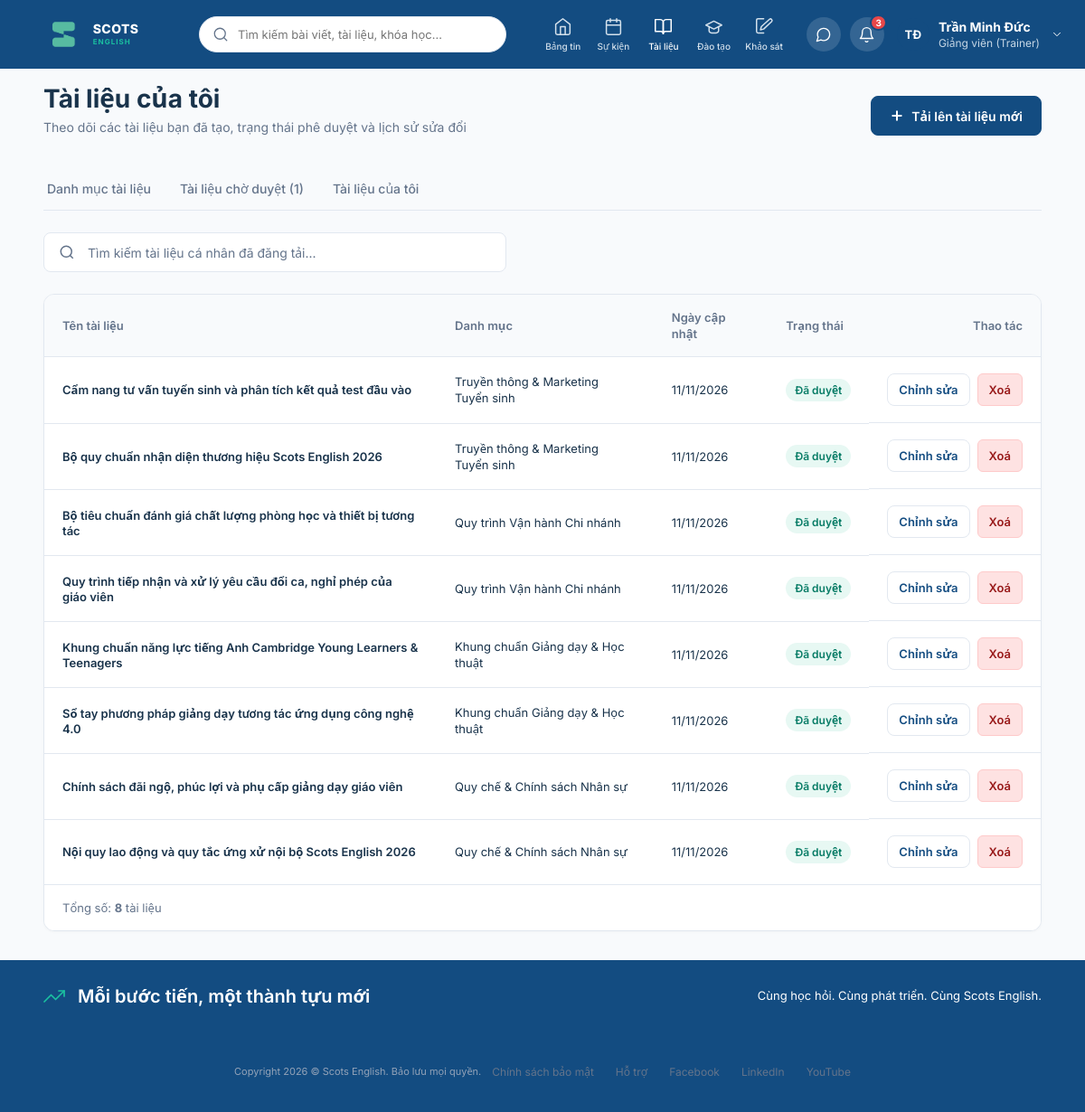
/documents/my_docs/ (signed in), run on the app's committed database.
### documents/models.py (models this page shows, shortened)
class Document(models.Model):
    STATUS_CHOICES = [
        ('PENDING', 'Chờ duyệt'),
        ('APPROVED', 'Đã duyệt'),
        ('REJECTED', 'Từ chối'),
    ]
    SCOPE_CHOICES = [
        ('ALL', 'Toàn hệ thống'),
        ('DEPARTMENT', 'Giới hạn theo phòng ban'),
    ]
    REQUEST_TYPE_CHOICES = [
        ('NEW', 'Tạo mới'),
        ('UPDATE', 'Cập nhật'),
    ]
    title = models.CharField("Tiêu đề tài liệu", max_length=255)
    code = models.CharField("Mã tài liệu", max_length=50, blank=True, null=True)
    category = models.ForeignKey(
        DocumentCategory,
        on_delete=models.CASCADE,
        related_name='documents',
        verbose_name="Danh mục"
    )
    description = models.TextField("Mô tả nội dung", blank=True)
    file = models.FileField("Tệp tài liệu (PDF/DOCX/PPTX)", upload_to='documents/%Y/%m/')
    access_scope = models.CharField(
        "Phạm vi truy cập",
        max_length=30,
        choices=SCOPE_CHOICES,
        default='ALL'
    )
    creator = models.ForeignKey(
        settings.AUTH_USER_MODEL,
        on_delete=models.CASCADE,
        related_name='created_documents',
        verbose_name="Người tạo"
    )
    approver = models.ForeignKey(
        settings.AUTH_USER_MODEL,
        on_delete=models.SET_NULL,
        null=True,
        blank=True,
        related_name='assigned_documents',
        verbose_name="Người duyệt (Trưởng phòng)"
    )
    status = models.CharField(
        "Trạng thái",
        max_length=20,
        choices=STATUS_CHOICES,
        default='PENDING'
    )
    request_type = models.CharField(
        "Tình trạng gửi duyệt",
        max_length=20,
        choices=REQUEST_TYPE_CHOICES,
        default='NEW'
    )
    rejection_reason = models.TextField("Lý do từ chối", blank=True, null=True)
    created_at = models.DateTimeField("Ngày tạo", auto_now_add=True)
    updated_at = models.DateTimeField("Lần cập nhật gần nhất", auto_now=True)
    approved_at = models.DateTimeField("Ngày duyệt", null=True, blank=True)
    class Meta:
        verbose_name = "Tài liệu"
        verbose_name_plural = "Tài liệu"
        ordering = ['-updated_at']

class DocumentCategory(models.Model):
    name = models.CharField("Tên danh mục", max_length=150)
    code = models.CharField("Mã danh mục", max_length=150, unique=True, blank=True)
    icon_name = models.CharField("Tên biểu tượng (Icon)", max_length=100, default='folder', blank=True)
    description = models.TextField("Mô tả ngắn", max_length=500, blank=True)
    display_order = models.PositiveIntegerField("Thứ tự hiển thị", default=0)
    created_time = models.DateTimeField("Thời gian tạo", auto_now_add=True)
    class Meta:
        verbose_name = "Danh mục tài liệu"
        verbose_name_plural = "Danh mục tài liệu"
        ordering = ['display_order', 'name']

### documents/views.py (the view)
# urls.py: path('my_docs/', views.document_my_docs, name='document_my_docs'),
def document_my_docs(request):
    search_query = request.GET.get('q', '').strip()
    user = _get_acting_user(request)
    if request.method == 'POST' and 'delete_doc_id' in request.POST:
        doc_to_delete = get_object_or_404(Document, id=request.POST.get('delete_doc_id'))
        doc_to_delete.delete()
        return redirect('document_my_docs')
    my_documents = Document.objects.select_related('category', 'approver').filter(creator=user)
    if search_query:
        my_documents = my_documents.filter(title__icontains=search_query)
    paginator = Paginator(my_documents, 10)
    page_number = request.GET.get('page')
    page_obj = paginator.get_page(page_number)
    context = {
        'page_obj': page_obj,
        'documents': page_obj,
        'pending_count': Document.objects.filter(status='PENDING').count(),
        'search_query': search_query,
    }
    return render(request, 'documents_my_docs.html', context)

### documents/templates/documents_my_docs.html (shortened to what this page needs)
{% extends 'base.html' %}
{% block content %}
  <main class="doc-workspace">
    <header class="doc-header">
      <div>
        <h1 class="doc-header-title">Tài liệu của tôi</h1>
        <p class="doc-header-subtitle">Theo dõi các tài liệu bạn đã tạo, trạng thái phê duyệt và lịch sử sửa đổi</p>
      </div>
      <a href="{% url 'document_create' %}" class="doc-btn doc-btn-primary">
        <svg width="16" height="16" viewBox="0 0 16 16" fill="none" stroke="currentColor" stroke-width="2">
          <path d="M8 3.333v9.334M3.333 8h9.334" stroke-linecap="round" stroke-linejoin="round"/>
        </svg>
        Tải lên tài liệu mới
      </a>
    </header>
    <nav class="doc-tabs">
      <a href="{% url 'documents' %}" class="doc-tab">Danh mục tài liệu</a>
      {% if request.user.is_superuser or request.user.is_staff %}
        <a href="{% url 'document_approve' %}" class="doc-tab">
          Tài liệu chờ duyệt ({{ pending_count|default:0 }})
        </a>
      {% endif %}
      <a href="{% url 'document_my_docs' %}" class="doc-tab">Tài liệu của tôi</a>
    </nav>
    <form method="get" action="{% url 'document_my_docs' %}" class="doc-toolbar">
      <div class="doc-search-box">
        <svg width="18" height="18" viewBox="0 0 24 24" fill="none" stroke="#64748b" stroke-width="2">
          <circle cx="11" cy="11" r="8"></circle>
          <path d="m21 21-4.35-4.35"></path>
        </svg>
        <input type="text" name="q" value="{{ search_query|default:'' }}" placeholder="Tìm kiếm tài liệu cá nhân đã đăng tải...">
      </div>
    </form>
    <section class="doc-table-card">
      <table class="doc-table">
        <thead>
          <tr>
            <th>Tên tài liệu</th>
            <th>Danh mục</th>
            <th>Ngày cập nhật</th>
            <th>Trạng thái</th>
            <th style="text-align: right;">Thao tác</th>
          </tr>
        </thead>
        <tbody>
          {% for doc in documents %}
            <tr>
              <td class="doc-table-title">
                <a href="{% url 'document_edit' id=doc.id %}">{{ doc.title }}</a>
              </td>
              <td>{{ doc.category.name|default:"--" }}</td>
              <td>{{ doc.updated_at|date:"d/m/Y" }}</td>
              <td>
                {% if doc.status == 'APPROVED' %}
                  <span class="doc-badge doc-badge-approved">Đã duyệt</span>
                {% elif doc.status == 'PENDING' %}
                  <span class="doc-badge doc-badge-pending">Chờ duyệt ({{ doc.get_request_type_display|default:doc.request_type }})</span>
                {% elif doc.status == 'REJECTED' %}
                  <span class="doc-badge" style="background: #fee2e2; color: #991b1b;">Từ chối</span>
                {% endif %}
              </td>
              <td style="text-align: right; display: flex; justify-content: flex-end; gap: 8px;">
                <a href="{% url 'document_edit' id=doc.id %}" class="doc-btn doc-btn-secondary" style="height: 36px; padding: 0 12px; font-size: 13px;">Chỉnh sửa</a>
                <form method="POST" action="{% url 'document_my_docs' %}" onsubmit="return confirm('Bạn có chắc chắn muốn xoá tài liệu này?');" style="margin:0;">
                  <button type="submit" class="doc-btn" style="height: 36px; padding: 0 12px; font-size: 13px; background: #fee2e2; color: #991b1b; border: 1px solid #fecaca; border-radius: 6px; cursor: pointer;">Xoá</button>
                </form>
              </td>
            </tr>
          {% empty %}
            <tr>
              <td colspan="5" style="text-align: center; color: var(--ink-soft); padding: 48px;">
                Bạn chưa tải lên tài liệu nào.
              </td>
            </tr>
          {% endfor %}
        </tbody>
      </table>
      {% if page_obj.has_other_pages %}
        <footer class="doc-table-pagination">
          <div>Hiển thị <strong>{{ page_obj.start_index }} - {{ page_obj.end_index }}</strong> trong tổng số <strong>{{ page_obj.paginator.count }}</strong> tài liệu</div>
          <div class="doc-page-controls">
            {% if page_obj.has_previous %}
              <a href="?page={{ page_obj.previous_page_number }}{% if search_query %}&q={{ search_query }}{% endif %}" class="doc-page-btn">&lt;</a>
            {% else %}
              <span class="doc-page-btn" style="opacity: 0.5; cursor: not-allowed;">&lt;</span>
            {% endif %}
            {% for num in page_obj.paginator.page_range %}
              {% if page_obj.number == num %}
                <span class="doc-page-btn active">{{ num }}</span>
              {% elif num > page_obj.number|add:'-3' and num < page_obj.number|add:'3' %}
                <a href="?page={{ num }}{% if search_query %}&q={{ search_query }}{% endif %}" class="doc-page-btn">{{ num }}</a>
              {% endif %}
            {% endfor %}
            {% if page_obj.has_next %}
              <a href="?page={{ page_obj.next_page_number }}{% if search_query %}&q={{ search_query }}{% endif %}" class="doc-page-btn">&gt;</a>
            {% else %}
              <span class="doc-page-btn" style="opacity: 0.5; cursor: not-allowed;">&gt;</span>
            {% endif %}
          </div>
        </footer>
      {% else %}
         <footer class="doc-table-pagination">
            <div>Tổng số: <strong>{{ documents|length }}</strong> tài liệu</div>
         </footer>
      {% endif %}
    </section>
  </main>
{% endblock %}

### templates/base.html (shortened to what this page needs)
{% load static %}
<!DOCTYPE html>
<html lang="vi">
<head>
  <link rel="stylesheet" href="{% static 'css/main.css' %}?v=20261112b" />
  <script src="https://cdn.tailwindcss.com"></script>
</head>
<body>
<div class="page">
  <header class="topbar">
    <a href="{% url 'home' %}" class="logo" style="text-decoration: none; display: flex; align-items: center; gap: 8px; cursor: pointer;">
      <img class="logo-mark" src="{% static 'img/logo_no_text.png' %}" alt="Scots English" />
      <span class="brand-name">
        <span class="brand-primary">SCOTS</span>
        <span class="brand-secondary">ENGLISH</span>
      </span>
    </a>
    <form method="GET" action="{% url 'home' %}" class="search" style="display: flex; align-items: center; background: #ffffff; border: 1px solid #e2e8f0; border-radius: 9999px; padding: 6px 14px; gap: 8px; width: 340px; margin: 0 16px;">
      <svg class="icon-search" viewBox="0 0 24 24" fill="none" stroke="currentColor" stroke-width="1.7" stroke-linecap="round" stroke-linejoin="round" style="width: 18px; height: 18px; color: #64748b; flex-shrink: 0;">
        <circle cx="11" cy="11" r="8"></circle>
        <line x1="21" y1="21" x2="16.65" y2="16.65"></line>
      </svg>
      <input type="text" name="q" value="{{ search_query|default:'' }}" placeholder="Tìm kiếm bài viết, tài liệu, khóa học..." style="border: none; outline: none; background: transparent; width: 100%; font-size: 13px; color: #1e293b;" />
    </form>
    <nav class="primary-nav">
      <a class="nav-tab " href="{% url 'home' %}">
        <svg class="nav-ico" viewBox="0 0 24 24" fill="none" stroke="currentColor" stroke-width="1.7" stroke-linecap="round" stroke-linejoin="round">
          <path d="M3 9l9-7 9 7v11a2 2 0 0 1-2 2H5a2 2 0 0 1-2-2z"></path>
          <polyline points="9 22 9 12 15 12 15 22"></polyline>
        </svg>
        <span class="nav-label">Bảng tin</span>
      </a>
      <a class="nav-tab" href="/#events-section">
        <span class="nav-label">Sự kiện</span>
      </a>
      <a class="nav-tab {% if 'documents' in request.path %}active{% endif %}" href="{% url 'documents' %}">
        <svg class="nav-ico" viewBox="0 0 24 24" fill="none" stroke="currentColor" stroke-width="1.7" stroke-linecap="round" stroke-linejoin="round">
          <path d="M2 3h6a4 4 0 0 1 4 4v14a3 3 0 0 0-3-3H2z"></path>
          <path d="M22 3h-6a4 4 0 0 0-4 4v14a3 3 0 0 1 3-3h7z"></path>
        </svg>
        <span class="nav-label">Tài liệu</span>
      </a>
      <a class="nav-tab {% if 'courses' in request.path %}active{% endif %}" href="{% url 'courses' %}" title="Cổng đào tạo Scots English">
        <svg class="nav-ico" viewBox="0 0 24 24" fill="none" stroke="currentColor" stroke-width="1.7" stroke-linecap="round" stroke-linejoin="round">
          <path d="M22 10L12 5 2 10l10 5 10-5z"></path>
          <path d="M6 12v5c0 1.7 2.7 3 6 3s6-1.3 6-3v-5"></path>
        </svg>
        <span class="nav-label">Đào tạo</span>
      </a>
      <a class="nav-tab {% if 'surveys' in request.path %}active{% endif %}" href="/surveys/">
        <svg class="nav-ico" viewBox="0 0 24 24" fill="none" stroke="currentColor" stroke-width="1.7" stroke-linecap="round" stroke-linejoin="round">
          <path d="M11 20H4a2 2 0 0 1-2-2V4a2 2 0 0 1 2-2h7"></path>
          <path d="M18.4 2.6a2 2 0 0 1 2.8 2.8L11 15l-4 1 1-4 10.4-9.4z"></path>
        </svg>
        <span class="nav-label">Khảo sát</span>
      </a>
    </nav>
    <div class="account-actions">
      <button class="round-btn" aria-label="Tin nhắn" onclick="window.location.href='{% url 'messages_list' %}'" title="Tin nhắn" style="cursor: pointer;">
      </button>
      <div class="notif-wrapper">
        <button class="round-btn has-badge" id="notifBellButton" aria-label="Thông báo" title="Thông báo hệ thống" style="cursor: pointer;">
          <svg viewBox="0 0 24 24" fill="none" stroke="currentColor" stroke-width="1.7" stroke-linecap="round" stroke-linejoin="round">
            <path d="M18 8A6 6 0 0 0 6 8c0 7-3 9-3 9h18s-3-2-3-9"></path>
            <path d="M13.73 21a2 2 0 0 1-3.46 0"></path>
          </svg>
          <span class="notif-badge" id="notifBadge">3</span>
        </button>
      </div>
      {% if request.user.is_authenticated %}
        <div class="profile-menu relative" id="headerProfileTrigger" style="cursor: pointer; position: relative;" title="Tài khoản cá nhân">
          <div class="avatar avatar-profile" style="border-radius: 50%; overflow: hidden; width: 36px; height: 36px; background-color: #134c81; color: white; display: flex; align-items: center; justify-content: center; font-weight: 700; font-size: 13px;">
            {% if request.user.username == 'thuha' %}
              <img id="topbar-user-avatar" src="{% static 'img/avatar_thuha.png' %}" alt="{{ request.user.get_full_name|default:request.user.username }}" style="width: 100%; height: 100%; object-fit: cover; border-radius: 50%;" />
            {% elif request.user.username == 'phuonglinh' %}
              <img id="topbar-user-avatar" src="{% static 'img/avatar_phuonglinh.png' %}" alt="{{ request.user.get_full_name|default:request.user.username }}" style="width: 100%; height: 100%; object-fit: cover; border-radius: 50%;" />
            {% elif request.user.username == 'ngocanh' %}
              <img id="topbar-user-avatar" src="{% static 'img/avatar_ngocanh.png' %}" alt="{{ request.user.get_full_name|default:request.user.username }}" style="width: 100%; height: 100%; object-fit: cover; border-radius: 50%;" />
            {% else %}
              <span id="topbar-user-avatar">{{ request.user.first_name|slice:":1"|default:request.user.username|slice:":1"|upper }}{{ request.user.last_name|slice:":1"|upper }}</span>
            {% endif %}
          </div>
          <div class="profile-details">
            <span class="profile-name">{{ request.user.get_full_name|default:request.user.username }}</span>
            <span class="profile-role">
              {% if request.user.is_staff or request.user.is_superuser %}
                Giảng viên (Trainer)
              {% else %}
                Học viên (Trainee)
              {% endif %}
            </span>
          </div>
          <svg class="chevron" viewBox="0 0 24 24" fill="none" stroke="currentColor" stroke-width="1.7" stroke-linecap="round" stroke-linejoin="round">
            <polyline points="6 9 12 15 18 9"></polyline>
          </svg>
        </div>
      {% endif %}
    </div>
  </header>
  {% block content %}
  {% endblock %}
  <footer class="footer">
    <div class="achievement-banner">
      <div class="banner-message">
        <svg class="trending" viewBox="0 0 24 24" fill="none" stroke="currentColor" stroke-width="1.7" stroke-linecap="round" stroke-linejoin="round">
          <polyline points="23 6 13.5 15.5 8.5 10.5 1 18"></polyline>
          <polyline points="17 6 23 6 23 12"></polyline>
        </svg>
        <span>Mỗi bước tiến, một thành tựu mới</span>
      </div>
      <span class="banner-support">Cùng học hỏi. Cùng phát triển. Cùng Scots English.</span>
    </div>
    <div class="legal-bar">
      <span class="copyright">Copyright 2026 © Scots English. Bảo lưu mọi quyền.</span>
      <nav class="footer-links">
        <a href="#">Chính sách bảo mật</a>
        <a href="#">Hỗ trợ</a>
        <a href="#">Facebook</a>
        <a href="#">LinkedIn</a>
        <a href="#">YouTube</a>
      </nav>
    </div>
  </footer>
</div>
</body>
</html>

### data on the page
Document: title "Cẩm nang tư vấn tuyển sinh và phân tích kết quả test đầu vào", category.name "Truyền thông & Marketing Tuyển sinh", updated_at "11/11/2026", status "Đã duyệt"
Document: title "Bộ quy chuẩn nhận diện thương hiệu Scots English 2026", category.name "Truyền thông & Marketing Tuyển sinh", updated_at "11/11/2026", status "Đã duyệt"
Document: title "Bộ tiêu chuẩn đánh giá chất lượng phòng học và thiết bị tương tác", category.name "Quy trình Vận hành Chi nhánh", updated_at "11/11/2026", status "Đã duyệt"
Document: title "Quy trình tiếp nhận và xử lý yêu cầu đổi ca, nghỉ phép của giáo viên", category.name "Quy trình Vận hành Chi nhánh", updated_at "11/11/2026", status "Đã duyệt"
Document: title "Khung chuẩn năng lực tiếng Anh Cambridge Young Learners & Teenagers", category.name "Khung chuẩn Giảng dạy & Học thuật", updated_at "11/11/2026", status "Đã duyệt"
Document: title "Sổ tay phương pháp giảng dạy tương tác ứng dụng công nghệ 4.0", category.name "Khung chuẩn Giảng dạy & Học thuật", updated_at "11/11/2026", status "Đã duyệt"
Document: title "Chính sách đãi ngộ, phúc lợi và phụ cấp giảng dạy giáo viên", category.name "Quy chế & Chính sách Nhân sự", updated_at "11/11/2026", status "Đã duyệt"
Document: title "Nội quy lao động và quy tắc ứng xử nội bộ Scots English 2026", category.name "Quy chế & Chính sách Nhân sự", updated_at "11/11/2026", status "Đã duyệt"

### other printed values
{{ request.user.last_name|slice:":1"|upper }} "Đ"
{{ request.user.get_full_name|default:request.user.username }} "Trần Minh Đức"
{{ pending_count|default:0 }} "1"
{{ documents|length }} "8"
